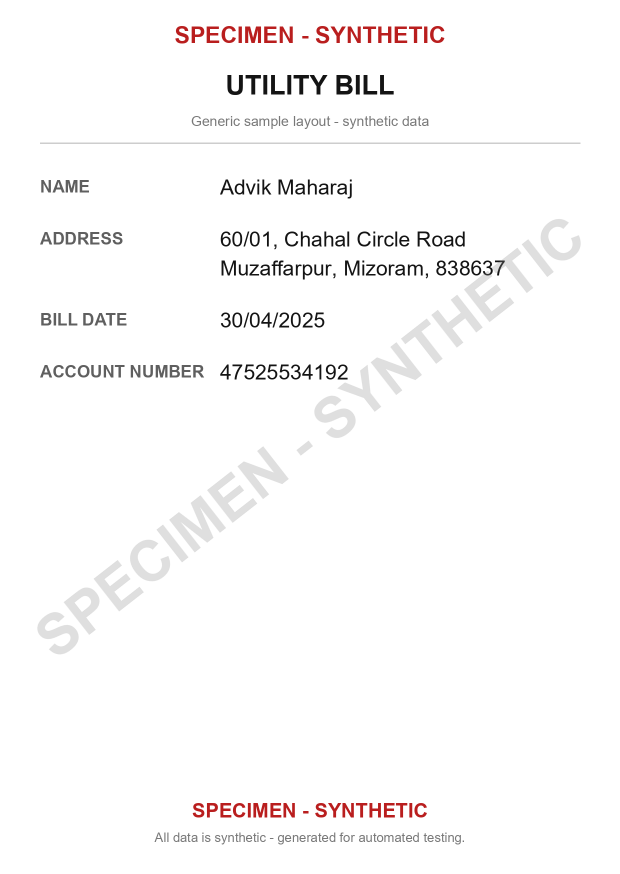
#> input picture backend/data/synthetic/bundle_0001/address_proof.png, 1240 x 1748 px (shown at 1/2 size)
$ python -i preprocess.py   (imports and definitions only)
#> lines starting #> are read from the running program, lines starting #| are printed output that depends on the picture; after the words box and inside, x2 and y2 are one past the last pixel; in counts of white or black regions, pixels touching at a corner belong together
#> further down, picture is the input picture: shape (1748, 1240, 3); mean B, G, R 249.4, 249.4, 250.4
"""Conservative document preprocessing with OpenCV (Step 3).

The synthetic documents are already clean, so this pipeline only applies
mild steps and NEVER crops: grayscale -> optional upscale -> mild denoise ->
contrast improvement -> Otsu threshold. The visible "SPECIMEN - SYNTHETIC"
watermark stays in the image; it is expected in raw OCR output and will be
ignored later during extraction.
"""

from __future__ import annotations

from dataclasses import dataclass
from pathlib import Path

import cv2
import numpy as np

from app.ocr.types import OCRError

# upscale (x2) only when the image's smallest side is below this many pixels
SMALL_IMAGE_MIN_SIDE = 800
DENOISE_KERNEL = 3           # median blur ksize=3 = mild
CLAHE_CLIP_LIMIT = 2.0


@dataclass(frozen=True)
class PreprocessResult:
    image: np.ndarray      # image that should be handed to Tesseract
    operations: list[str]  # exact operations that were applied, in order
    scale: float           # processed/original scale factor (1.0 = unchanged)


def load_image(path: Path | str) -> np.ndarray:
    """Read an image as BGR, with clear errors for missing/corrupt files.

    Uses np.fromfile + cv2.imdecode instead of cv2.imread so Unicode paths
    work on Windows.
    """
    p = Path(path)
    if not p.is_file():
        raise OCRError(f"Image not found: {p}")
    try:
        buffer = np.fromfile(str(p), dtype=np.uint8)
    except OSError as exc:
        raise OCRError(f"Could not read image file {p}: {exc}") from exc
    image = cv2.imdecode(buffer, cv2.IMREAD_COLOR)
    if image is None:
        raise OCRError(f"Could not decode image (unsupported or corrupt file): {p}")
    return image


def preprocess_image(image: np.ndarray) -> PreprocessResult:
    """Apply mild preprocessing. Never crops; never changes image size
    unless the input is small (then it is upscaled 2x)."""
    operations: list[str] = []

    # grayscale
    if image.ndim == 3:
        gray = cv2.cvtColor(image, cv2.COLOR_BGR2GRAY)
        operations.append("grayscale")
    else:
        gray = image

    # optional upscale, only for small images
    scale = 1.0
    if min(gray.shape[:2]) < SMALL_IMAGE_MIN_SIDE:
        scale = 2.0
        gray = cv2.resize(gray, None, fx=scale, fy=scale,
                          interpolation=cv2.INTER_CUBIC)
        operations.append(f"upscale_{scale:g}x")

    # mild denoise
    gray = cv2.medianBlur(gray, DENOISE_KERNEL)
    operations.append("denoise_median_blur")

    # contrast improvement
    gray = cv2.createCLAHE(clipLimit=CLAHE_CLIP_LIMIT,
                           tileGridSize=(8, 8)).apply(gray)
    operations.append("clahe_contrast")

    # binarize (Otsu)
    _, binary = cv2.threshold(gray, 0, 255, cv2.THRESH_BINARY + cv2.THRESH_OTSU)
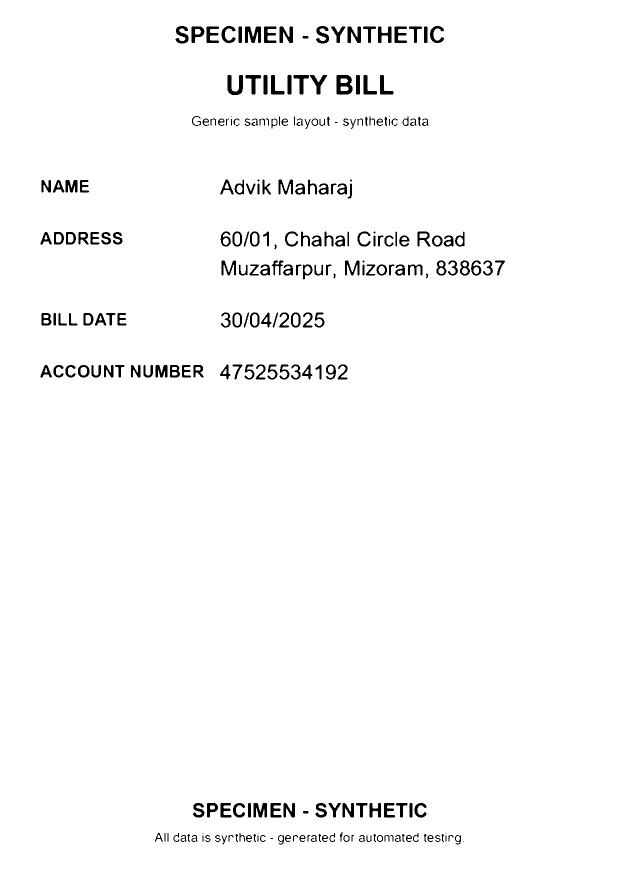
#> binary: shape (1748, 1240) (shown at 1/2 size); 97.7% white; 253 black regions (13 under 20 px), largest, box (x1, y1, x2, y2) and area: (673, 150, 705, 189) 890, (490, 53, 522, 86) 734, (455, 150, 486, 190) 689
    operations.append("otsu_threshold")
    if cv2.mean(binary)[0] < 127:      # mostly dark -> keep text dark-on-white
        binary = cv2.bitwise_not(binary)
        operations.append("invert")

    return PreprocessResult(image=binary, operations=operations, scale=scale)

>>> import cv2
>>> picture = cv2.imread('../../data/synthetic/bundle_0001/address_proof.png')
>>> result = preprocess_image(picture)

$ run again, on backend/data/synthetic/bundle_0001/id_card.png
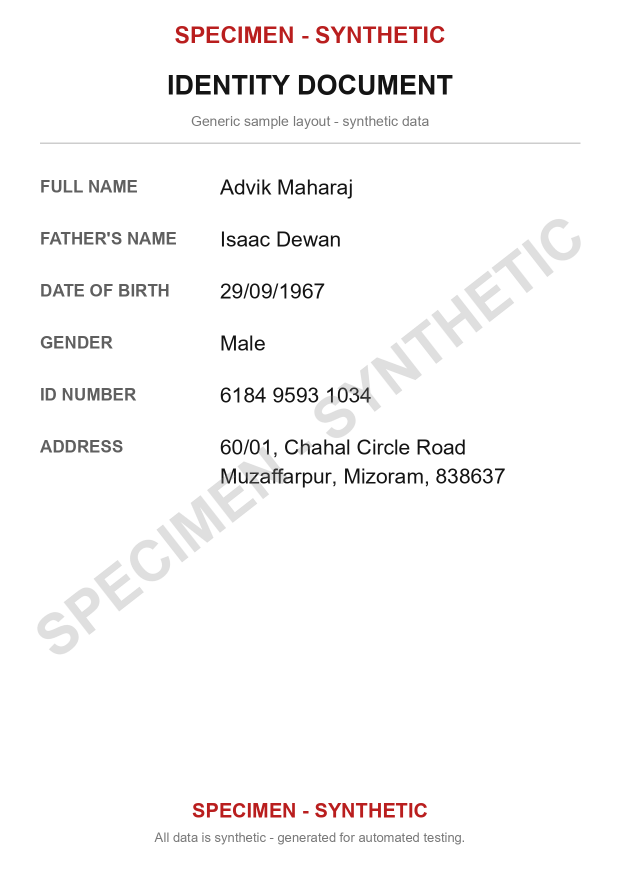
#> input picture backend/data/synthetic/bundle_0001/id_card.png, 1240 x 1748 px (shown at 1/2 size)
#> picture is the input picture: shape (1748, 1240, 3); mean B, G, R 248.2, 248.2, 249.1
#> in preprocess_image, `_, binary = cv2.threshold(gray, 0, 255, cv2.THRESH_BINARY + cv2.THRESH..`:
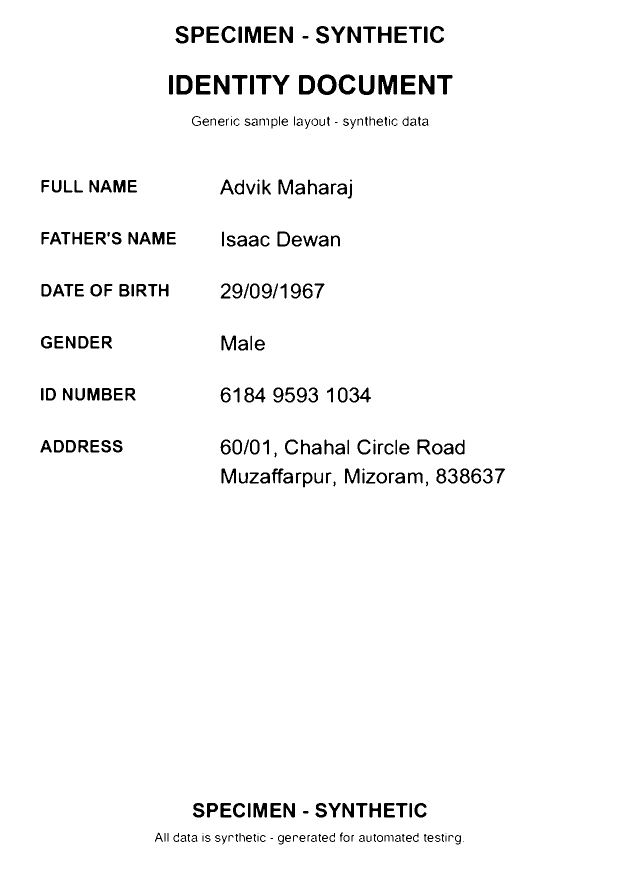
#> binary: shape (1748, 1240) (shown at 1/2 size); 97.1% white; 292 black regions (13 under 20 px), largest, box (x1, y1, x2, y2) and area: (757, 150, 794, 189) 1029, (635, 149, 673, 190) 805, (428, 150, 459, 189) 799

$ run again, on backend/data/synthetic/bundle_0001/income_certificate.png
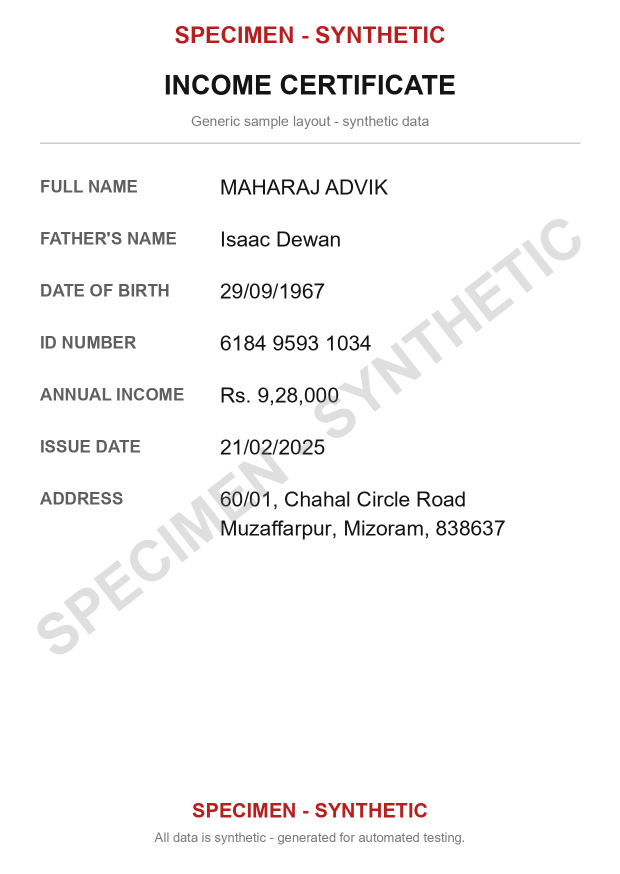
#> input picture backend/data/synthetic/bundle_0001/income_certificate.png, 1240 x 1748 px (shown at 1/2 size)
#> picture is the input picture: shape (1748, 1240, 3); mean B, G, R 247.4, 247.4, 248.4
#> in preprocess_image, `_, binary = cv2.threshold(gray, 0, 255, cv2.THRESH_BINARY + cv2.THRESH..`:
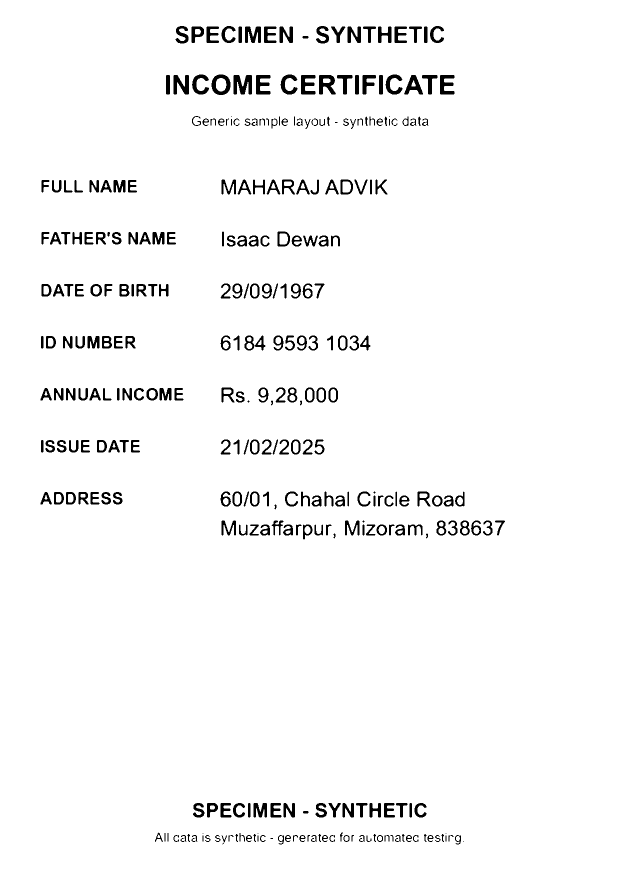
#> binary: shape (1748, 1240) (shown at 1/2 size); 96.7% white; 326 black regions (14 under 20 px), largest, box (x1, y1, x2, y2) and area: (467, 150, 504, 189) 1028, (638, 150, 672, 189) 827, (423, 149, 461, 190) 805
